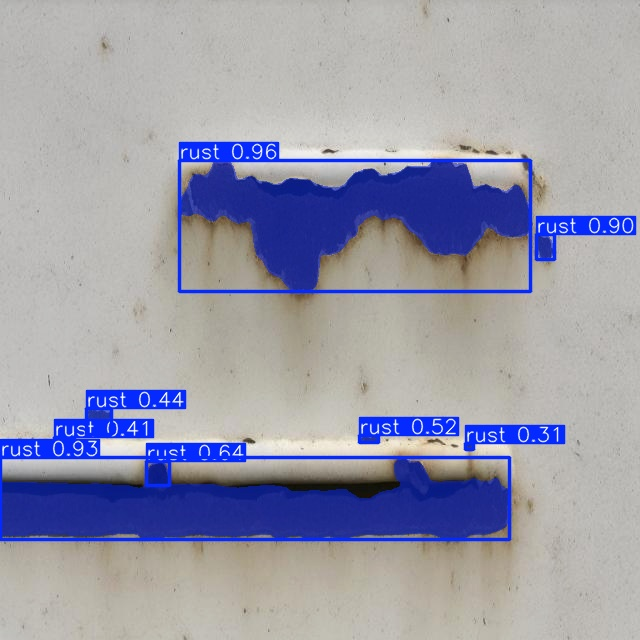
#> input picture Source_Code/CorrosionDetection/annotated.png, 640 x 640 px
$ python -i main.py   (imports and definitions only)
#> lines starting #> are read from the running program, lines starting #| are printed output that depends on the picture; after the words box and inside, x2 and y2 are one past the last pixel; in counts of white or black regions, pixels touching at a corner belong together
#> further down, picture is the input picture: shape (640, 640, 3); mean B, G, R 171.5, 155.3, 154.8
import json
import os
import time
from pathlib import Path
from typing import Any

CACHE_ROOT = Path('/tmp/stain-detection-cache')
# [4 lines not run here, left out]

import cv2
import numpy as np
from ultralytics import YOLO


# [1 line that did not run here, left out]
IMAGE_SIZE = 640
CONFIDENCE_THRESHOLD = 0.3
IOU_THRESHOLD = 0.45
DETECTOR: 'StainDetector | None' = None


# 读取并校验输入图像
# [53 lines left out: functions read_image, sort_corners, polygon_to_corners, warp_block, not called in this run]


# 将图像切分为固定网格块
def partition_image(image: np.ndarray, num_rows: int, num_cols: int) -> list[np.ndarray]:
#> called with num_rows = 4, num_cols = 4
    height, width = image.shape[:2]
#> height = 640; width = 640
    block_height = height // num_rows
#> block_height = 160
    block_width = width // num_cols
#> block_width = 160
    return [
        image[row * block_height:(row + 1) * block_height, col * block_width:(col + 1) * block_width]
        for row in range(num_rows)
        for col in range(num_cols)
    ]


# 计算矫正区域中的污渍指标
def calculate_stain(block_image: np.ndarray, output_path: Path) -> dict[str, Any]:
    blocks = partition_image(block_image, 4, 4)
#> blocks = 16 items
    mean_values = [float(np.mean(block[:, :, 0])) for block in blocks if block.size > 0]
#> mean_values = [180.7, 190.6, 186.7, 179.8, 183.2, 147.2, 143.9, 174.5, 198.1, 174.9, 173.8, 181.3, 157.1, 150.8, 149.7, 172.1]
    variance = float(np.var(mean_values)) if mean_values else 0.0
#> variance = 261.1

    if variance <= 40:
        return {
            'has_stain': False,
            'stain_pixels': 0,
            'stain_ratio': 0.0,
        }

    gray_image = cv2.cvtColor(block_image, cv2.COLOR_BGR2GRAY)
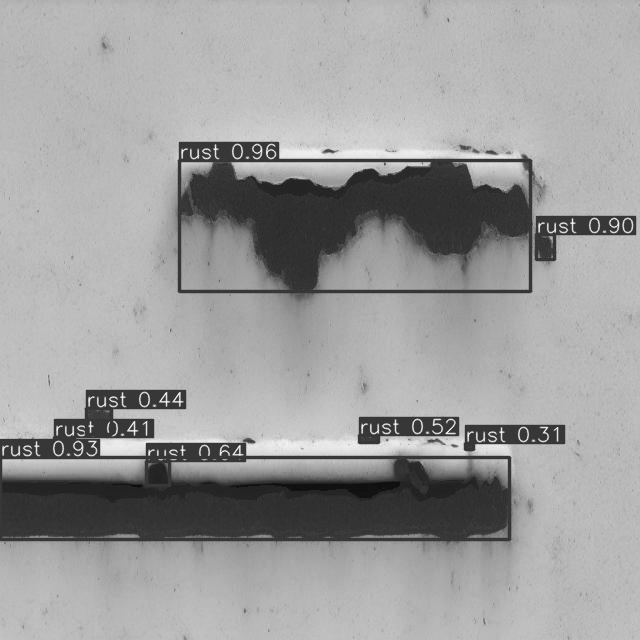
#> gray_image: shape (640, 640); min 12, max 248, mean 157.1
    denoised_image = cv2.fastNlMeansDenoising(gray_image, None, h=10, templateWindowSize=7, searchWindowSize=21)
    threshold_value = float(cv2.mean(denoised_image)[0])
#> threshold_value = 157.2
    _, binary_image = cv2.threshold(denoised_image, threshold_value, 255, cv2.THRESH_BINARY)
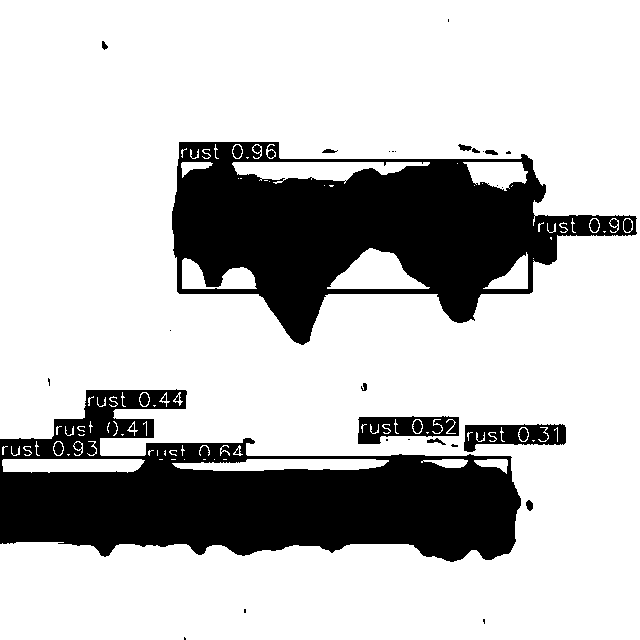
#> binary_image: shape (640, 640); 75.5% white; 34 black regions (16 under 20 px), largest, box (x1, y1, x2, y2) and area: (0, 389, 521, 562) 49446, (172, 142, 637, 345) 46661, (358, 416, 459, 444) 1766

    binary_bgr = cv2.cvtColor(binary_image, cv2.COLOR_GRAY2BGR)
    result_image = cv2.addWeighted(binary_bgr, 0.5, block_image, 0.5, 0)
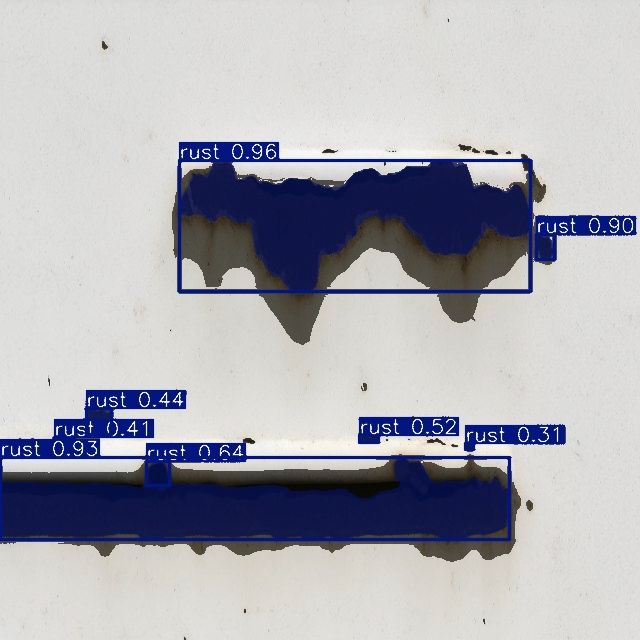
#> result_image: shape (640, 640, 3); mean B, G, R 182, 173.9, 173.6
    white_pixels = int(cv2.countNonZero(binary_image))
#> white_pixels = 309046
    total_pixels = int(binary_image.size)
#> total_pixels = 409600
    stain_pixels = max(total_pixels - white_pixels, 0)
#> stain_pixels = 100554
    stain_ratio = stain_pixels / total_pixels if total_pixels else 0.0
#> stain_ratio = 0.245
    if stain_ratio <= 0:
        return {
            'has_stain': False,
            'stain_pixels': 0,
            'stain_ratio': 0.0,
        }

#> (the run stopped early here; a loop or call above may not have finished)
